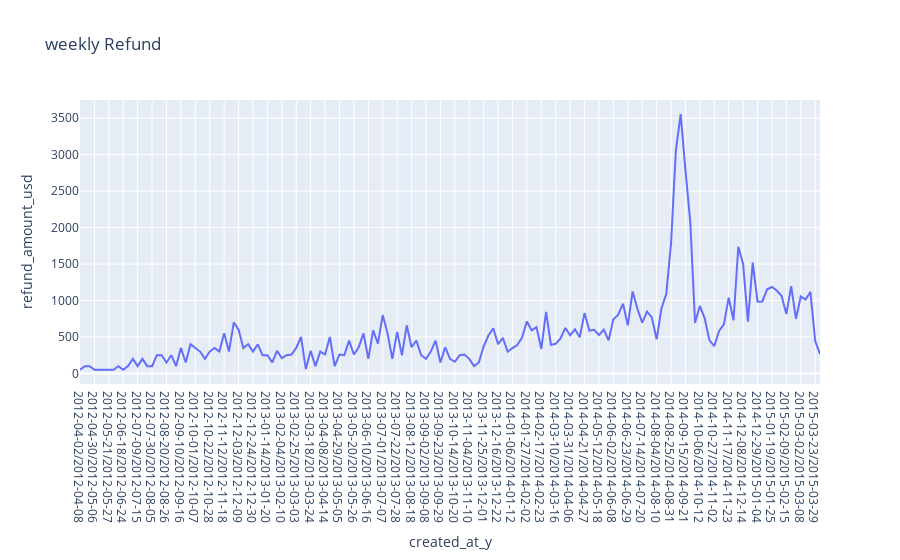

The code cell stored with this chart in its notebook:
### Code cell
weekly_ref['created_at_y'] =weekly_ref['created_at_y'].astype(str)
fig = px.line(weekly_ref, x='created_at_y', y='refund_amount_usd', title='weekly Refund', line_shape='linear')
fig.update_xaxes(showgrid=True)
fig.update_yaxes(showgrid=True)
fig.show()

### Figure 1 — Plotly figure (JSON) as saved in the notebook; plotly's stock layout.template omitted (floating-point values rounded to 4 significant figures; data arrays with more than 128 entries replaced by an {"elided": "..."} marker saying what was removed)
{"data": [{"hovertemplate": "created_at_y=%{x}<br>refund_amount_usd=%{y}<extra></extra>", "legendgroup": "", "line": {"color": "#636efa", "dash": "solid", "shape": "linear"}, "marker": {"symbol": "circle"}, "mode": "lines", "name": "", "orientation": "v", "showlegend": false, "type": "scatter", "x": {"elided": "155 str values"}, "xaxis": "x", "y": {"elided": "155 float values"}, "yaxis": "y"}], "layout": {"legend": {"tracegroupgap": 0}, "title": {"text": "weekly Refund"}, "xaxis": {"anchor": "y", "domain": [0, 1], "showgrid": true, "title": {"text": "created_at_y"}}, "yaxis": {"anchor": "x", "domain": [0, 1], "showgrid": true, "title": {"text": "refund_amount_usd"}}}}
